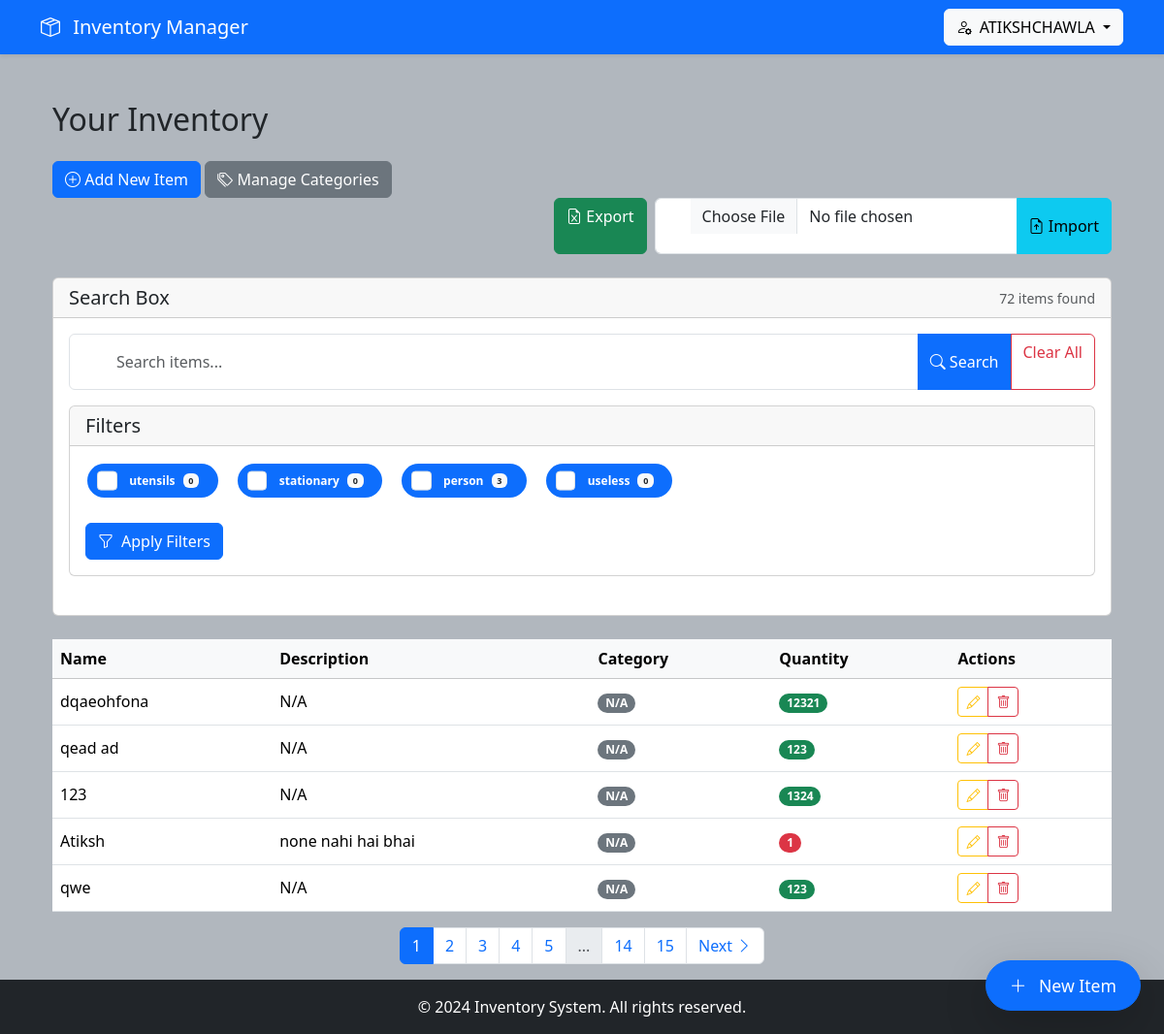
Page /search (signed in) on the committed database.
### models.py (models this page shows, shortened)
class User(UserMixin, db.Model):
    id = db.Column(db.Integer, primary_key=True)
    username = db.Column(db.String(50), unique=True, nullable=False)
    password_hash = db.Column(db.String(200), nullable=False)
    items = db.relationship('InventoryItem', backref='owner', lazy=True)

class Category(db.Model):
    id = db.Column(db.Integer, primary_key=True)
    name = db.Column(db.String(50), unique=True, nullable=False)
    items = db.relationship('InventoryItem', backref='item_category', lazy=True)

class InventoryItem(db.Model):
    id = db.Column(db.Integer, primary_key=True)
    name = db.Column(db.String(100), nullable=False)
    description = db.Column(db.Text)
    quantity = db.Column(db.Integer, default=0)
    user_id = db.Column(db.Integer, db.ForeignKey('user.id'), nullable=False)
    category_id = db.Column(db.Integer, db.ForeignKey('category.id') , nullable=True)

### routes.py (the view)
@routes.route('/search')
@login_required
def search():
    query = request.args.get('q', '')
    page = request.args.get('page', 1, type=int)
    per_page = 5  # Match dashboard pagination
    search_query = InventoryItem.query.filter(
        InventoryItem.name.ilike(f'%{query}%'),
        InventoryItem.user_id == current_user.id
    )
    items = search_query.paginate(page=page, per_page=per_page, error_out=False)
    categories = Category.query.all()
    return render_template('dashboard.html', items=items, categories=categories, selected_category=None, search_query=query)

### models.py (called while the page is built)
@login_manager.user_loader
def load_user(user_id):
    return User.query.get(int(user_id))

### templates/dashboard.html (shortened to what this page needs)
{% extends 'base.html' %} {% block content %}
<div class="container">
	<h2 class="my-4">Your Inventory</h2>
	<div class="mb-4">
		<a href="{{ url_for('routes.add_item') }}" class="btn btn-primary">
			<i class="bi bi-plus-circle"></i> Add New Item
		</a>
		<a
			href="{{ url_for('routes.manage_categories') }}"
			class="btn btn-secondary"
		>
			<i class="bi bi-tags"></i> Manage Categories
		</a>
		<div class="col-md-12">
			<div class="d-flex gap-2 justify-content-end">
				<a href="{{ url_for('routes.export_items') }}" class="btn btn-success">
					<i class="bi bi-file-earmark-excel"></i> Export
				</a>
				<form
					action="{{ url_for('routes.import_items') }}"
					method="POST"
					enctype="multipart/form-data"
				>
					<div class="input-group">
						<input
							type="file"
							name="file"
							class="form-control"
							accept=".csv,.xlsx,.xls"
						/>
						<button type="submit" class="btn btn-info">
							<i class="bi bi-file-earmark-arrow-up"></i> Import
						</button>
					</div>
				</form>
			</div>
		</div>
	</div>
	<div class="card mb-4">
		<div class="card-header d-flex justify-content-between align-items-center">
			<h5 class="mb-0">Search Box</h5>
			<small class="text-muted">{{ items.total }} items found</small>
		</div>
		<div class="card-body">
			<form method="GET" action="{{ url_for('routes.dashboard') }}">
				<div class="input-group mb-3">
					<input
						type="text"
						name="q"
						class="form-control"
						placeholder="Search items..."
						value="{{ search_query or '' }}"
					/>
					<button type="submit" class="btn btn-primary">
						<i class="bi bi-search"></i> Search
					</button>
					<a
						href="{{ url_for('routes.dashboard') }}"
						class="btn btn-outline-danger"
					><center>
						Clear All
					</center>
					</a>
				</div>
				<div class="card mb-4">
					<div class="card-header">
						<h5 class="mb-0">Filters</h5>
					</div>
					<div class="card-body">
						<form method="GET" action="{{ url_for('routes.dashboard') }}">
							<div class="d-flex flex-wrap gap-3">
								{% for category in categories %}
								<div class="position-relative">
									<input
										class="form-check-input category-checkbox"
										type="checkbox"
										name="categories"
										value="{{ category.id }}"
										id="cat{{ category.id }}"
									/>
									<label
										class="badge bg-primary category-label d-flex align-items-center"
										for="cat{{ category.id }}"
									>
										<span class="ms-4">{{ category.name }}</span>
										<span class="badge bg-light text-dark ms-2">
											{{ category.items|selectattr('owner', 'equalto',
											current_user)|list|length }}
										</span>
									</label>
								</div>
								{% endfor %}
							</div>
							<div class="mt-4">
								<button type="submit" class="btn btn-primary me-2">
									<i class="bi bi-funnel me-2"></i>Apply Filters
								</button>
							</div>
						</form>
					</div>
				</div>
			</form>
		</div>
	</div>
	<div class="table-responsive">
		<table class="table table-hover align-middle">
			{% if items.items %}
			<thead class="table-light">
				<tr>
					<th>Name</th>
					<th>Description</th>
					<th>Category</th>
					<th>Quantity</th>
					<th>Actions</th>
				</tr>
			</thead>
			{% endif %}
			<tbody>
				{% for item in items.items %}
				<tr>
					<td>{{ item.name }}</td>
					<td>{{ item.description|default('N/A', true) }}</td>
					<td>
						{% if item.item_category %}
						<span class="badge bg-primary rounded-pill">
							{{ item.item_category.name }}
						</span>
						{% else %}
						<span class="badge bg-secondary rounded-pill">N/A</span>
						{% endif %}
					</td>
					<td>
						<span
							class="badge bg-{% if item.quantity < 5 %}danger{% else %}success{% endif %} rounded-pill"
						>
							{{ item.quantity }}
						</span>
					</td>
					<td>
						<div class="btn-group" role="group">
							<a
								href="{{ url_for('routes.edit_item', id=item.id) }}"
								class="btn btn-sm btn-outline-warning"
								title="Edit"
							>
								<i class="bi bi-pencil"></i>
							</a>
							<a
								href="{{ url_for('routes.delete_item', id=item.id) }}"
								class="btn btn-sm btn-outline-danger"
								title="Delete"
								onclick="return confirm('Are you sure you want to delete this item?')"
							>
								<i class="bi bi-trash"></i>
							</a>
						</div>
					</td>
				</tr>
				{% endfor %}
			</tbody>
		</table>
	</div>
	<div class="position-fixed bottom-0 end-0 mb-4 me-4">
		<a
			href="{{ url_for('routes.add_item') }}"
			class="btn btn-primary btn-lg rounded-pill shadow-lg btn-hover"
			data-bs-toggle="tooltip"
			data-bs-placement="left"
			title="Add New Item"
		>
			<i class="bi bi-plus-lg me-2"></i> New Item
		</a>
	</div>
	{% if items.pages > 1 %}
	<nav aria-label="Inventory pagination">
		<ul class="pagination justify-content-center">
			 {% for page_num in items.iter_pages() %} {% if page_num %}
			<li class="page-item {% if page_num == items.page %}active{% endif %}">
				<a
					class="page-link"
					href="{{ url_for('routes.dashboard',
                                    page=page_num,
                                    categories=selected_categories,
                                    q=search_query) }}"
				>
					{{ page_num }}
				</a>
			</li>
			{% else %}
			<li class="page-item disabled">
				<span class="page-link">...</span>
			</li>
			{% endif %} {% endfor %} {% if items.has_next %}
			<li class="page-item">
				<a
					class="page-link"
					href="{{ url_for('routes.dashboard',
                            page=items.next_num,
                            categories=selected_categories,
                            q=search_query) }}"
				>
					Next <i class="bi bi-chevron-right"></i>
				</a>
			</li>
			{% endif %}
		</ul>
	</nav>
	{% endif %}
</div>
{% endblock %}

### templates/base.html (shortened to what this page needs)
<!DOCTYPE html>
<html lang="en">
<head>
    <link href="https://cdn.jsdelivr.net/npm/bootstrap@5.3.2/dist/css/bootstrap.min.css" rel="stylesheet">
    <link rel="stylesheet" href="https://cdn.jsdelivr.net/npm/bootstrap-icons@1.11.1/font/bootstrap-icons.css">
    <link rel="stylesheet" href="{{ url_for('static', filename='css/style.css') }}">
</head>
<body class="d-flex flex-column min-vh-100">
    <header>
        <nav class="navbar navbar-expand-lg navbar-dark bg-primary shadow-sm mb-4">
            <div class="container">
                <a class="navbar-brand" href="{{ url_for('routes.dashboard') }}">
                    <i class="bi bi-box-seam me-2"></i>
                    Inventory Manager
                </a>
                <div class="d-flex align-items-center gap-3">
                    {% if current_user.is_authenticated %}
                    <div class="dropdown">
                        <button class="btn btn-light dropdown-toggle" type="button"
                                data-bs-toggle="dropdown">
                            <i class="bi bi-person-gear me-2"></i>{{ current_user.username }}
                        </button>
                    </div>
                    {% endif %}
                </div>
            </div>
        </nav>
    </header>
    <main class="flex-grow-1">
        <div class="container mt-4">
            {% block content %}{% endblock %}
        </div>
    </main>
    <footer class="bg-dark text-white mt-auto py-3">
        <div class="container text-center">
            &copy; 2024 Inventory System. All rights reserved.
        </div>
    </footer>
</body>
</html>

### static/css/style.css (style rules this page uses)
body { background-color: #b1b7be; }
.table-hover tbody tr { transition: all 0.2s ease; position: relative; }
.btn-hover { transition: all 0.2s ease; position: relative; }
.category-checkbox { position: absolute; left: 8px; top: 50%; transform: translateY(-50%); z-index: 1; margin: 0; width: 1.2em; height: 1.2em; cursor: pointer; }
.category-label { padding: 0.6rem 1.2rem !important; margin: 2px; border-radius: 25px !important; }
.category-checkbox { left: 12px; width: 1.3em; height: 1.3em; }
.card { transition: transform 0.3s ease, box-shadow 0.3s ease; }
.btn-lg { padding: 0.75rem 1.5rem; font-size: 1.1rem; border-radius: 0.5rem; }
.form-control { padding-left: 3rem !important; height: calc(3.5rem + 2px); }
.input-group .form-control[type="file"] { flex: 0 0 auto; width: auto; }

### rows in the picture
User: username "ATIKSHCHAWLA"
Category: name "utensils", items|selectattr "0"
Category: name "stationary", items|selectattr "0"
Category: name "person", items|selectattr "3"
Category: name "useless", items|selectattr "0"
InventoryItem: name "dqaeohfona", description "N/A", quantity "12321"
InventoryItem: name "qead ad", description "N/A", quantity "123"
InventoryItem: name "123", description "N/A", quantity "1324"
InventoryItem: name "Atiksh", description "none nahi hai bhai", quantity "1"
InventoryItem: name "qwe", description "N/A", quantity "123"

### other values in the picture
{{ items.total }} "72"
{{ page_num }} "1" "2" "3" "4" "5" "14" "15"
